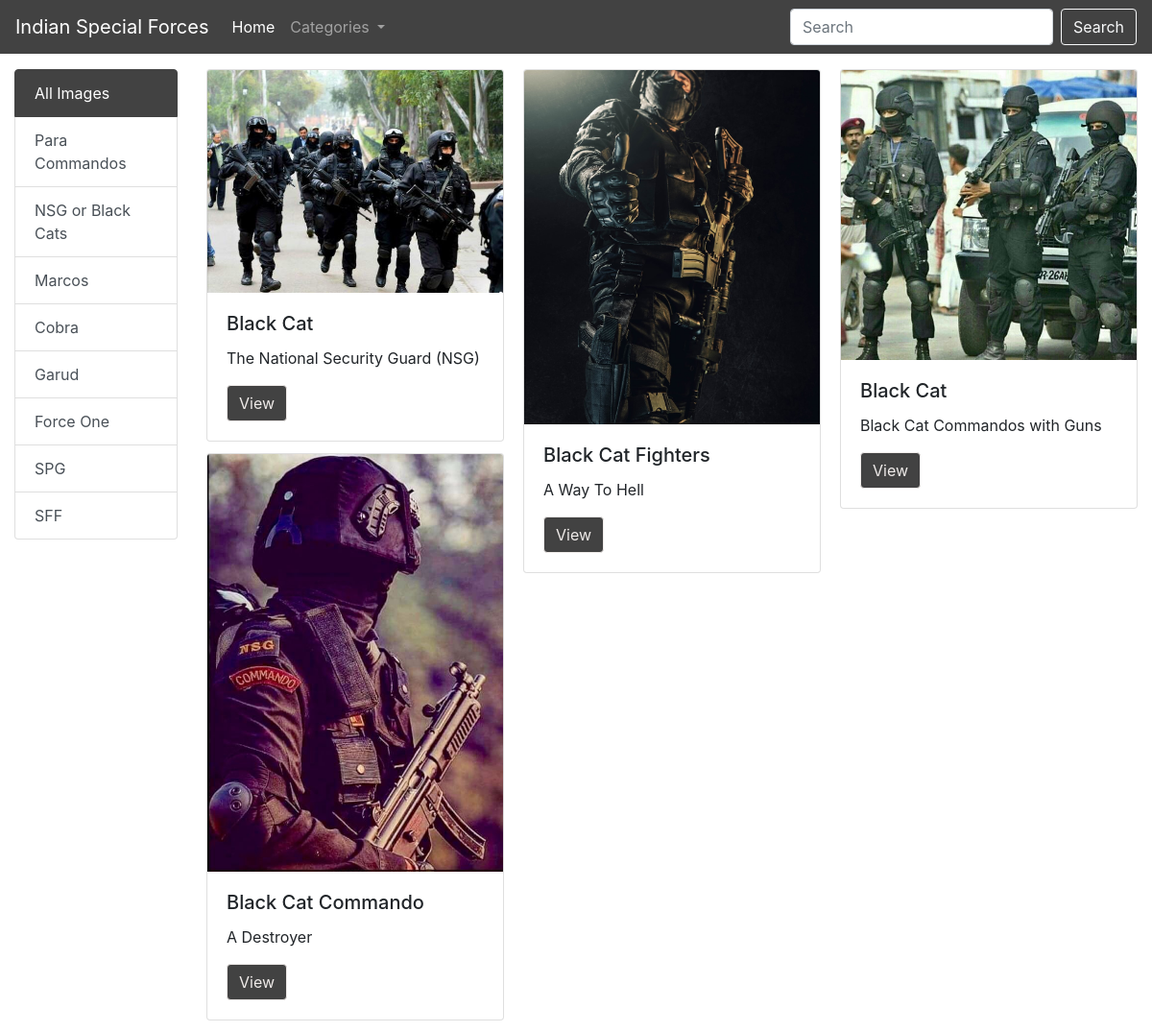
Page /category/8/ on the committed database.
### myapp/models.py (models this page shows, shortened)
class Category(models.Model):
    title = models.CharField(max_length=100)

class Image(models.Model):
    title = models.CharField(max_length=200)
    description = models.TextField()
    image = models.ImageField(upload_to='image')
    added_date = models.DateTimeField()
    cat = models.ForeignKey(Category, on_delete=models.CASCADE)

### imagebazar/views.py (the view)
# urls.py: path('category/<int:cid>/', show_category_page),
def show_category_page(request, cid):
    print(cid)
    cats = Category.objects.all()
    category = Category.objects.get(pk=cid)
    images = Image.objects.filter(cat=category)
    data = {'images': images, 'cats': cats}
    return render(request,"home.html",data)

### templates/home.html (shortened to what this page needs)
<!doctype html>
<html lang="en">
  <head>
    <link rel="stylesheet" href="https://stackpath.bootstrapcdn.com/bootstrap/4.4.1/css/bootstrap.min.css">
  </head>
  {%include 'navbar.html' %}
<div class="container-fluid">
 <div class="row">
  <div class="col-md-2">
      <div class="list-group mt-3">
          <a href="/home" class="list-group-item list-group-item-action active">
            All Images
          </a>
            {% for c in cats %}
            <a href="/category/{{c.pk}}" class="list-group-item list-group-item-action">{{c.title}}</a>
            {% endfor %}
      </div>
  </div>
  <div class="col-md-10">
      <div class="row mt-3">
          <div class="col-md-12">
              <div class="card-columns">
                 {% for i in images %}
                  <div class="card" >
                      <img class="card-img-top" src="/media/{{i.image}}" alt="Card image cap">
                      <div class="card-body">
                          <h5 class="card-title">{{i.title}}</h5>
                             <p class="card-text">{{i.description}}</p>
                                 <a href="#" class="btn btn-primary" onclick="showModelwithImage('{{i.image}}')">View</a>
                      </div>
                  </div>
                  {% endfor %}
              </div>
          </div>
      </div>
  </div>
 </div>
 </div>
  </body>
</html>

### templates/home.html (style rules this page uses)
.list-group-item.active { background:#424242!important; border-color:#424242!important; }
.btn-primary { color: #efebe9; background-color: #424242; border-color: #efebe9; }

### rows in the picture
Category: title "Para Commandos"
Category: title "NSG or Black Cats"
Category: title "Marcos"
Category: title "Cobra"
Category: title "Garud"
Category: title "Force One"
Category: title "SPG"
Category: title "SFF"
Image: image (picture), title "Black Cat", description "The National Security Guard (NSG)"
Image: image (picture), title "Black Cat Commando", description "A Destroyer"
Image: image (picture), title "Black Cat Fighters", description "A Way To Hell"
Image: image (picture), title "Black Cat", description "Black Cat Commandos with Guns"
